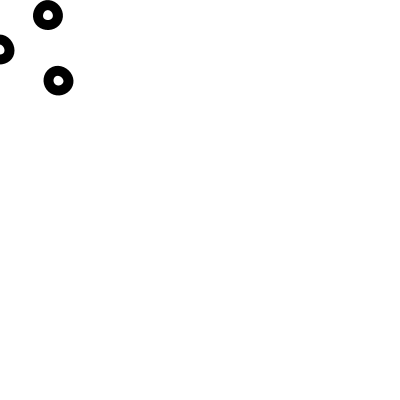
Frame 1 (no input)
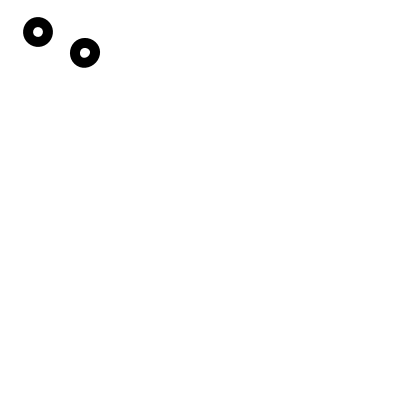
Frame 60 (the mouse pressed at the canvas centre just before this capture)
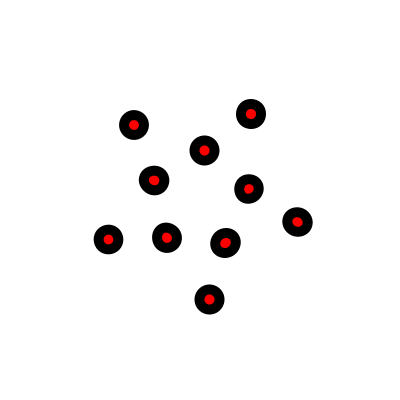
Frame 120 (the mouse held since frame 60 and released just before this capture)

The Processing sketch that drew these frames (run headless with seeded random() and noise(); from frame 60 on, the mouse is pressed at the canvas centre):

// Processing sketch: sketch__21_2
// ── sketch__21_2.pde
//THIS SKETCH DRAWS A SERIES OF ELLIPSES
//THAT FOLLOW THE CURSOR

//UPDATED FOR EXERCISE 21.2
//ELLIPSES NOW ROTATE AROUND THE CURSOR
//WHEN THE MOUSE BUTTON IS CLICKED THEY TURN RED

float x = 0;
float y = 0;  //ADDED FLOATS FOR ELLIPSE ROTATION

void setup() 
{
  size(400, 400);
  strokeWeight(10);
  ellipseMode(CENTER);
}

void draw() 
{
  background(255);
  pushMatrix();
  translate(mouseX, mouseY);
  rotate(degrees(x)); //THIS MAKES THE OUTER ELLIPSES CLOCKWISE ROTATE AROUND THE CURSOR
  ellipse(0, -100, 20, 20);
  rotate(PI*2/5);
  ellipse(0, -100, 20, 20);
  rotate(PI*2/5);
  ellipse(0, -100, 20, 20);
  rotate(PI*2/5);
  ellipse(0, -100, 20, 20);
  rotate(PI*2/5);
  ellipse(0, -100, 20, 20);
  popMatrix();

  translate(mouseX, mouseY);
  rotate(degrees(y)); //THIS MAKES THE INNER ELLIPSES ROTATE ANTI-CLOCKWISE AROUND THE CURSOR
  rotate(PI*2/10);
  ellipse(0, -50, 20, 20);
  rotate(PI*2/5);
  ellipse(0, -50, 20, 20);
  rotate(PI*2/5);
  ellipse(0, -50, 20, 20);
  rotate(PI*2/5);
  ellipse(0, -50, 20, 20);
  rotate(PI*2/5);
  ellipse(0, -50, 20, 20);

  if (mousePressed==true) {
    fill(255, 0, 0);
  } 
  else {
    fill(255, 255, 255);
  }
  //THIS CONTROLS THE COLOUR CHANGE WHEN THE MOUSE BUTTON IS PRESSED

  x+=0.001;
  y-=0.001;   //THESE CONTROL THE SPEED AND DIRECTION OF THE ELLIPSES' ROTATION
} 
